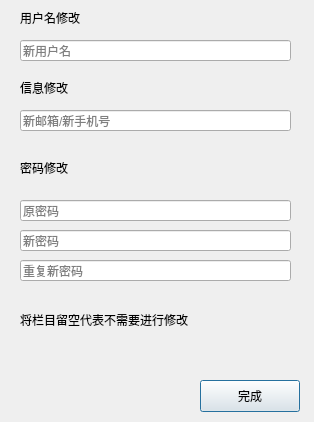
<?xml version="1.0" encoding="UTF-8"?>
<ui version="4.0">
 <class>WDUserSettings</class>
 <widget class="QDialog" name="WDUserSettings">
  <property name="geometry">
   <rect>
    <x>0</x>
    <y>0</y>
    <width>314</width>
    <height>422</height>
   </rect>
  </property>
  <property name="windowTitle">
   <string>用户设定</string>
  </property>
  <widget class="QPushButton" name="btnFinish">
   <property name="geometry">
    <rect>
     <x>200</x>
     <y>380</y>
     <width>100</width>
     <height>32</height>
    </rect>
   </property>
   <property name="text">
    <string>完成</string>
   </property>
  </widget>
  <widget class="QLabel" name="label">
   <property name="geometry">
    <rect>
     <x>20</x>
     <y>10</y>
     <width>91</width>
     <height>16</height>
    </rect>
   </property>
   <property name="text">
    <string>用户名修改</string>
   </property>
  </widget>
  <widget class="QLabel" name="label_2">
   <property name="geometry">
    <rect>
     <x>20</x>
     <y>160</y>
     <width>91</width>
     <height>16</height>
    </rect>
   </property>
   <property name="text">
    <string>密码修改</string>
   </property>
  </widget>
  <widget class="QLineEdit" name="pPwd">
   <property name="geometry">
    <rect>
     <x>20</x>
     <y>200</y>
     <width>271</width>
     <height>21</height>
    </rect>
   </property>
   <property name="placeholderText">
    <string>原密码</string>
   </property>
  </widget>
  <widget class="QLineEdit" name="pwdNew">
   <property name="geometry">
    <rect>
     <x>20</x>
     <y>230</y>
     <width>271</width>
     <height>21</height>
    </rect>
   </property>
   <property name="placeholderText">
    <string>新密码</string>
   </property>
  </widget>
  <widget class="QLineEdit" name="lUsername">
   <property name="geometry">
    <rect>
     <x>20</x>
     <y>40</y>
     <width>271</width>
     <height>21</height>
    </rect>
   </property>
   <property name="placeholderText">
    <string>新用户名</string>
   </property>
  </widget>
  <widget class="QLineEdit" name="pwdNewRepeat">
   <property name="geometry">
    <rect>
     <x>20</x>
     <y>260</y>
     <width>271</width>
     <height>21</height>
    </rect>
   </property>
   <property name="placeholderText">
    <string>重复新密码</string>
   </property>
  </widget>
  <widget class="QLabel" name="label_3">
   <property name="geometry">
    <rect>
     <x>20</x>
     <y>80</y>
     <width>91</width>
     <height>16</height>
    </rect>
   </property>
   <property name="text">
    <string>信息修改</string>
   </property>
  </widget>
  <widget class="QLineEdit" name="lMail">
   <property name="geometry">
    <rect>
     <x>20</x>
     <y>110</y>
     <width>271</width>
     <height>21</height>
    </rect>
   </property>
   <property name="placeholderText">
    <string>新邮箱/新手机号</string>
   </property>
  </widget>
  <widget class="QLabel" name="label_4">
   <property name="geometry">
    <rect>
     <x>20</x>
     <y>310</y>
     <width>251</width>
     <height>20</height>
    </rect>
   </property>
   <property name="text">
    <string>将栏目留空代表不需要进行修改</string>
   </property>
  </widget>
 </widget>
 <resources/>
 <connections/>
</ui>
